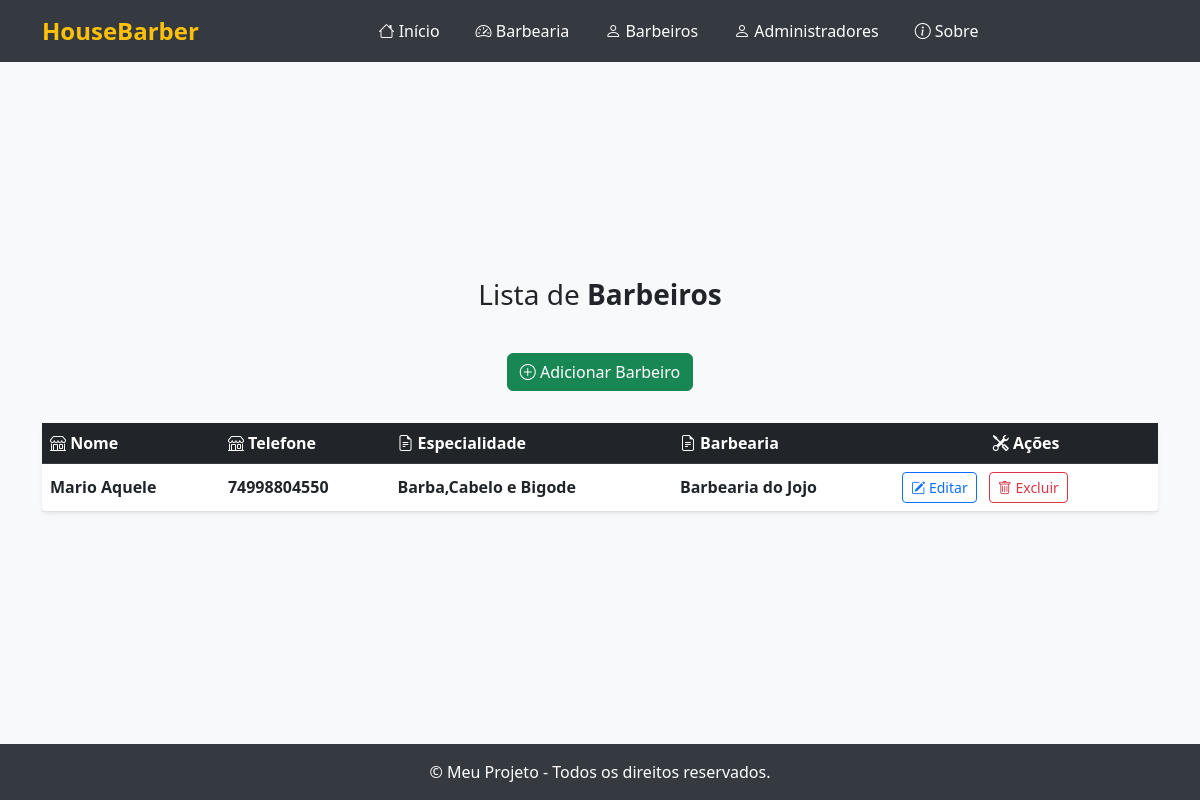
Page /listar/barbeiros/ on the earlier database version.
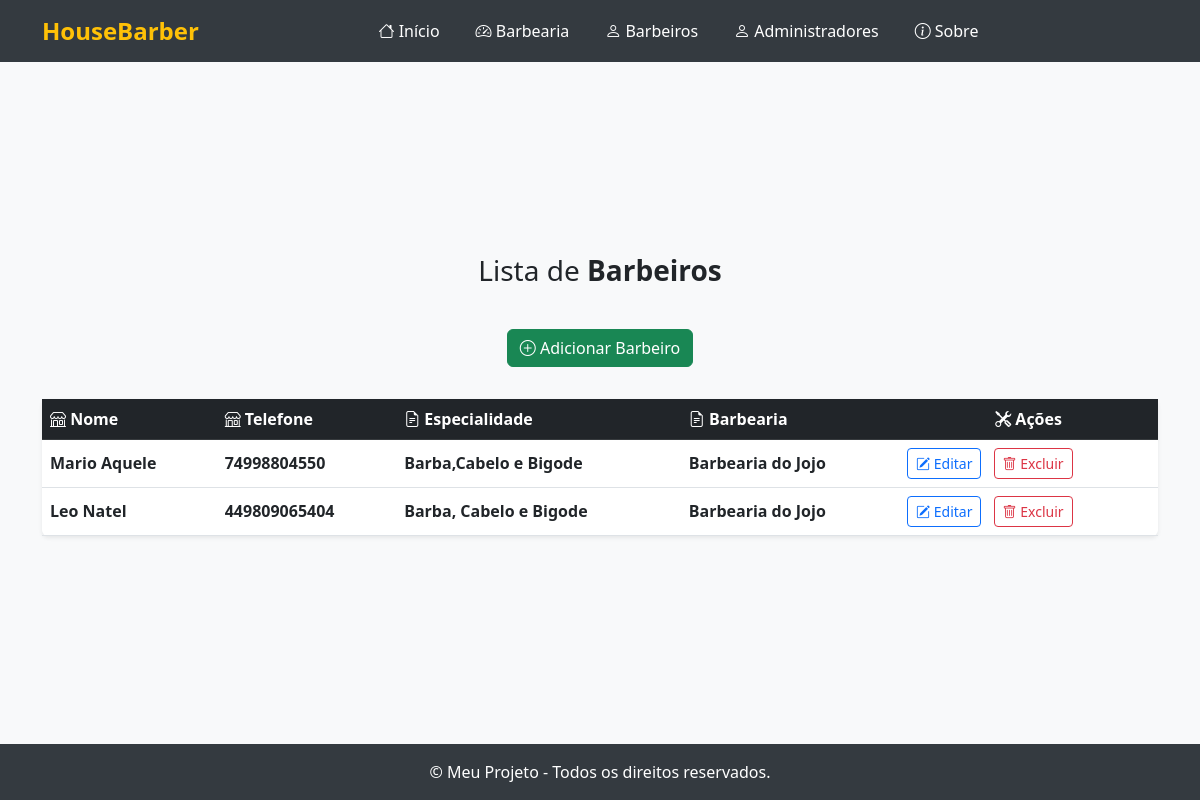
Same page on the later database version.
### cadastros/models.py (models this page shows, shortened)
class Barbeiro(models.Model):
    nome = models.CharField(max_length=255, help_text="Nome do barbeiro")
    telefone = models.CharField(max_length=20, help_text="Telefone do barbeiro")
    especialidade = models.CharField(max_length=100, help_text="Especialidade do barbeiro")
    ativo = models.BooleanField(default=True, help_text="Indica se o barbeiro está ativo")
    barbearia = models.ForeignKey(Barbearia, on_delete=models.CASCADE, related_name='barbeiros', help_text="Barbearia onde trabalha")

class Barbearia(models.Model):
    nome_fantasia = models.CharField(max_length=255, help_text="Nome fantasia da barbearia")
    razao_social = models.CharField(max_length=255, help_text="Razão social da barbearia")
    cnpj = models.CharField(max_length=18, help_text="CNPJ da barbearia")
    telefone = models.CharField(max_length=20, help_text="Telefone de contato da barbearia")
    email = models.EmailField(help_text="E-mail da barbearia")
    endereco = models.OneToOneField(Endereco, on_delete=models.CASCADE, related_name='barbearia', help_text="Endereço da barbearia")
    def __str__(self):
        return self.nome_fantasia

### cadastros/views.py (the view)
# urls.py: path('listar/barbeiros/', BarbeiroListView.as_view(), name='barbeiro-lista'),
class BarbeiroListView(ListView):
    model = Barbeiro
    template_name = 'listas/barbeiro.html'
    context_object_name = 'barbeiros'

### cadastros/templates/listas/barbeiro.html (shortened to what this page needs)
{% extends "paginas/modelo.html" %}
{% block conteudo %}
<h3>
    Lista de <b>Barbeiros</b>
</h3>
<div class="d-flex justify-content-center mb-3">
    <a class="btn btn-success mb-3" href="{% url 'cadastrar-barbeiro' %}">
        <i class="bi bi-plus-circle"></i> Adicionar Barbeiro
    </a>
</div>
<table class="table table-hover align-middle shadow-sm rounded bg-white">
    <thead class="table-dark">
        <tr>
            <th scope="col"><i class="bi bi-shop"></i> Nome</th>
            <th scope="col"><i class="bi bi-shop"></i> Telefone</th>
            <th scope="col"><i class="bi bi-file-earmark-text"></i> Especialidade</th>
            <th scope="col"><i class="bi bi-file-earmark-text"></i> Barbearia</th>
            <th scope="col" class="text-center"><i class="bi bi-tools"></i> Ações</th>
        </tr>
    </thead>
    <tbody>
        {% for object in object_list %}
            <tr>
                <td class="fw-semibold">{{ object.nome }}</td>
                <td class="fw-semibold">{{ object.telefone }}</td>
                <td class="fw-semibold">{{ object.especialidade }}</td>
                <td class="fw-semibold">{{ object.barbearia }}</td>
                <td>
                    <a class="btn btn-outline-primary btn-sm me-2" href="{% url 'editar-admin' object.pk  %}">
                        <i class="bi bi-pencil-square"></i> Editar
                    </a>
                    <a class="btn btn-outline-danger btn-sm" href="{% url 'excluir-admin' object.pk  %}">
                        <i class="bi bi-trash"></i> Excluir
                    </a>
                </td>
            </tr>
        {% empty %}
            <tr>
                <td colspan="3" class="text-center text-muted py-4">
                    <i class="bi bi-exclamation-circle"></i> Nenhum registro encontrado.
                </td>
            </tr>
        {% endfor %}
    </tbody>
</table>
{% endblock %}

Differences in the rows shown:
added Barbeiro: nome "Leo Natel", telefone "449809065404", especialidade "Barba, Cabelo e Bigode", barbearia "Barbearia do Jojo"
